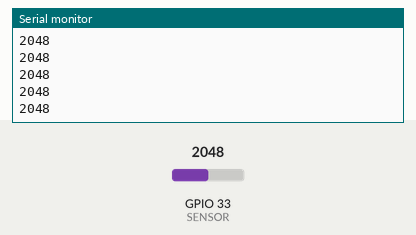
Simulated run of this program. Board: ESP32. Parts: the last lines printed to the serial monitor. The test bench sets the inputs (shaded band); at power-on: GPIO 33 (SENSOR) = 2048.

Above: at 1.2 s.
1.3 s: GPIO 33 (SENSOR) set to 2866
At 2.1 s:
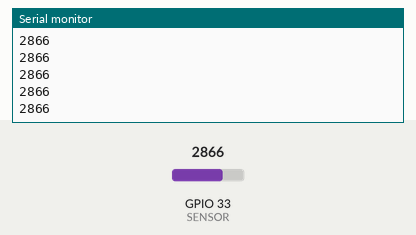
2.8 s: GPIO 33 (SENSOR) set to 3603
At 3.7 s:
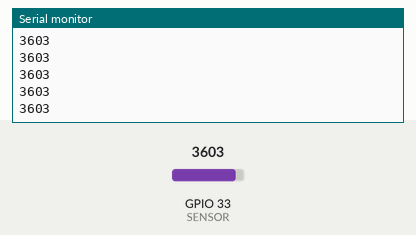
Timing chart, 0 to 5.8 s (numbered marks = the images above; inputs shaded):
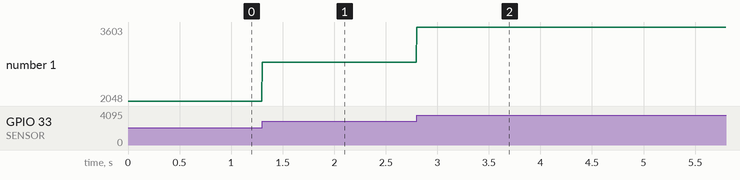

Measured:
- after the input at 1.3 s, the serial monitor: prints a new line at once (image 1)
- after the input at 2.8 s, the serial monitor: prints a new line at once (image 2)
- plotted number 1: 2048 → 2866 after the input at 1.3 s, 2866 → 3603 after the input at 2.8 s

The program:

main.cpp
```cpp
#include <Arduino.h>
#include <WiFi.h>
#include <AsyncTCP.h>
#include "ESPAsyncWebServer.h"

#define SENSOR 33

const char* ssid = "EMCWifi";
const char* password = "bulmeemcwifi";

AsyncWebServer server(80);

const char index_html[] PROGMEM = R"rawliteral(
<!DOCTYPE html>
<html>
  <head>
    <title>ESP32 Halleffektsensor</title>
    <meta name="viewport" content="width=device-width, initial-scale=1">
    <link rel="stylesheet" type="text/css" href="style.css">
    <script src="http://cdn.rawgit.com/Mikhus/canvas-gauges/gh-pages/download/2.1.7/all/gauge.min.js"></script>
  </head>
  <body>
    <div class="topnav">
      <h1>ESP32 Halleffektsensor</h1>
    </div>
    <div class="content">
      <div class="card-grid">
        <div class="card">
          <p class="card-title">Temperature</p>
          <canvas id="gauge-humidity"></canvas>
        </div>
      </div>
    </div>
    <script src="script.js"></script>
  </body>
</html>
)rawliteral";


void setup() {
  pinMode(SENSOR, INPUT);
  Serial.begin(9600);
}

void loop() {
  Serial.println(analogRead(SENSOR));
}
```
